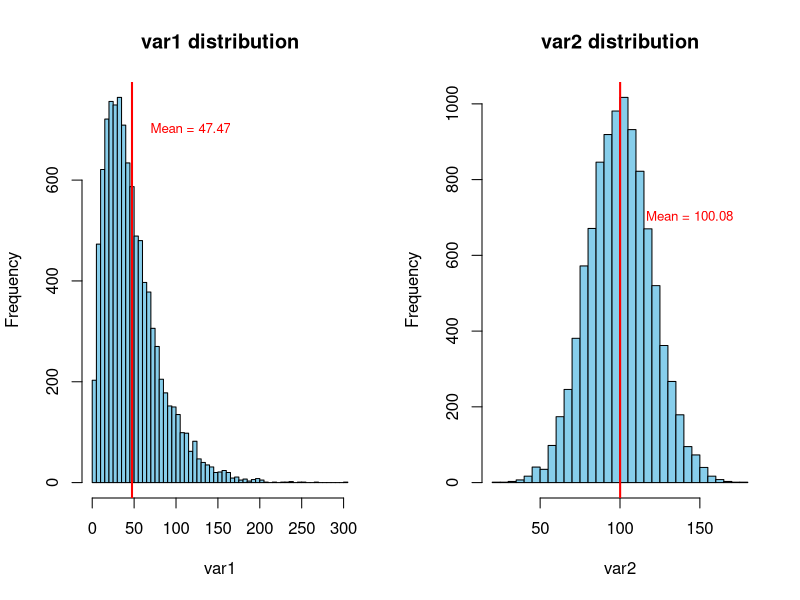
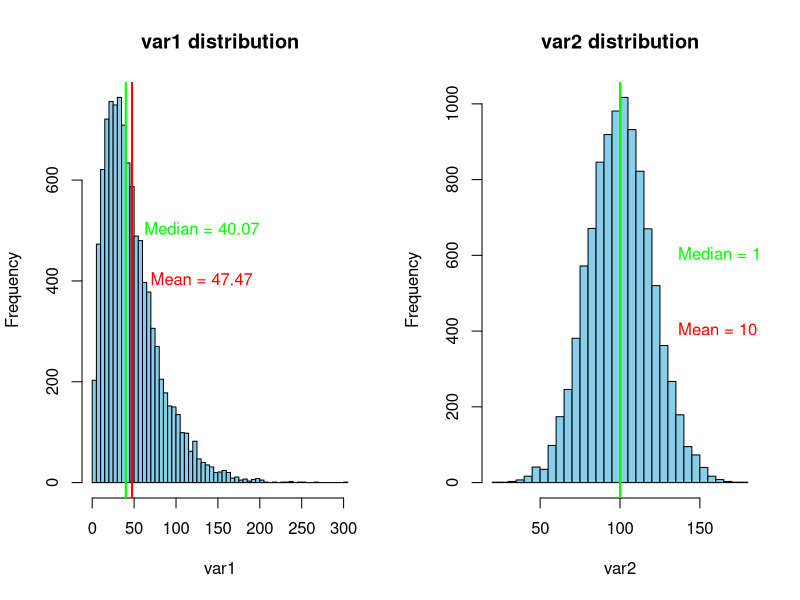
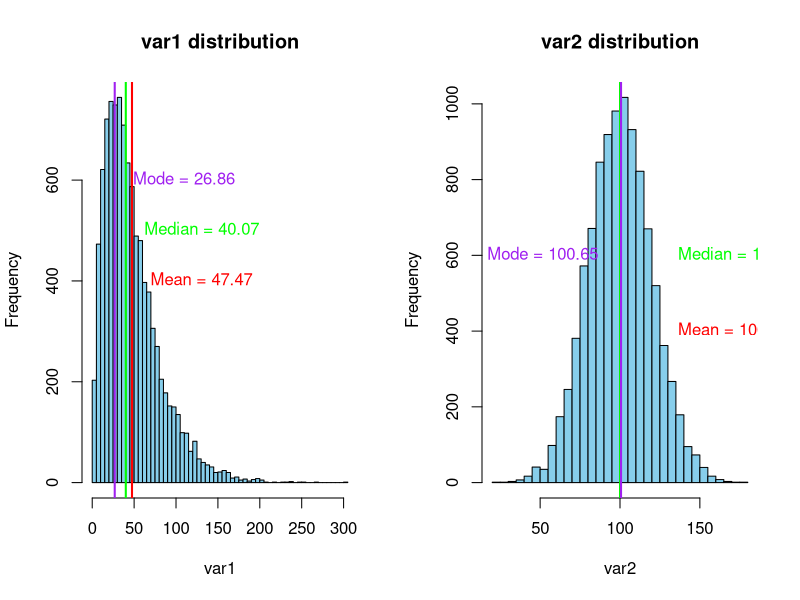
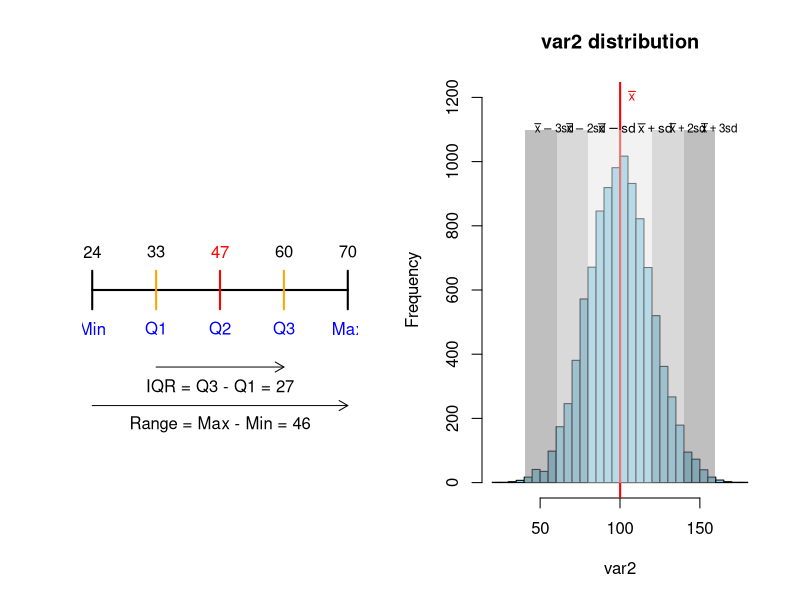
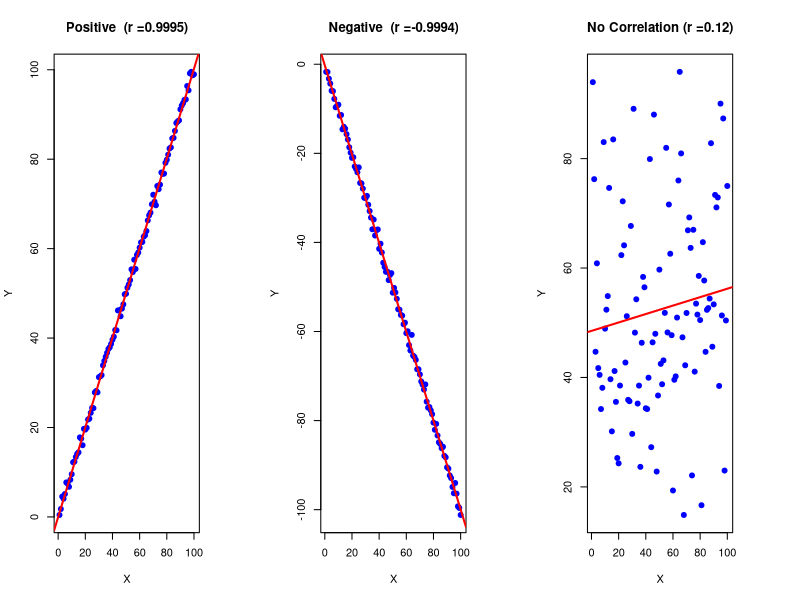
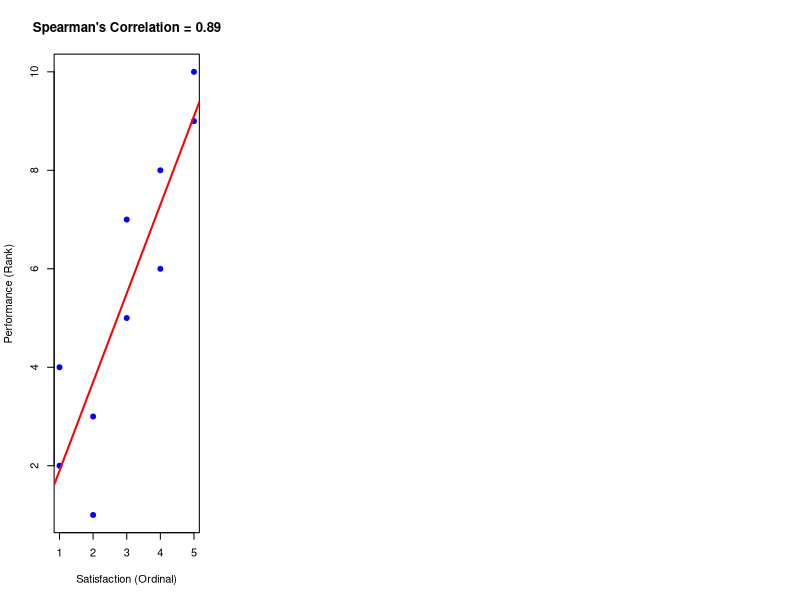

Write the R code that produced these figures, in order.
## ---- chunk 1

## ---- chunk 2
knitr::opts_chunk$set(echo=TRUE, width=60)
## ---- chunk 3
# load the packages you need
#library(dplyr)
#library(tidyr)
#library(stringr)
#library(ggplot2)
#library(mkteachr)
## ---- chunk 4
set.seed(123)
par(mfrow = c(1, 2), mar = c(5, 4, 4, 2) + 0.1) 
data <- data.frame( var1 = rgamma(10000, shape = 2, scale = 2) * 12,
                    var2 = rnorm(10000, mean = 100, sd = 20))
hist(data$var1,breaks = 50, main = 'var1 distribution', xlab = 'var1', col = 'skyblue', freq = TRUE) 
var1_mean = mean(data$var1)
# Mean
abline(v = var1_mean, col = 'red', lwd = 2)
text(x = var1_mean + 10 , y = 700, labels = paste("Mean =", round(var1_mean, 2)), pos = 4, col = 'red', cex = 0.8)

hist(data$var2,breaks = 50, main = 'var2 distribution', xlab = 'var2', col = 'skyblue', freq = TRUE) 
var2_mean = mean(data$var2)
var2_median = median(data$var2)
# Mean
abline(v = var2_mean, col = 'red', lwd = 2)
text(x = var2_mean + 10 , y = 700, labels = paste("Mean =", round(var2_mean, 2)), pos = 4, col = 'red', cex = 0.8)
## ---- chunk 5
mean(data$var1)
mean(data$var2)
## ---- chunk 6
par(mfrow=c(1,2))
hist(data$var1,breaks = 50, main = 'var1 distribution', xlab = 'var1', col = 'skyblue', freq = TRUE) 
var1_mean = mean(data$var1)
var1_median = median(data$var1)
# Mean
abline(v = var1_mean, col = 'red', lwd = 2)
text(x = var1_mean + 10 , y = 400, labels = paste("Mean =", round(var1_mean, 2)), pos = 4, col = 'red')
# Median
abline(v = var1_median, col = 'green', lwd = 2)
text(x = var1_median + 10 , y = 500, labels = paste("Median =", round(var1_median, 2)), pos = 4, col = 'green')

hist(data$var2,breaks = 50, main = 'var2 distribution', xlab = 'var2', col = 'skyblue', freq = TRUE) 
var2_mean = mean(data$var2)
var2_median = median(data$var2)
# Mean
abline(v = var2_mean, col = 'red', lwd = 2)
text(x = var2_mean + 30 , y = 400, labels = paste("Mean =", round(var2_mean, 2)), pos = 4, col = 'red')
# Median
abline(v = var2_median, col = 'green', lwd = 2)
text(x = var2_median + 30 , y = 600, labels = paste("Median =", round(var2_median, 2)), pos = 4, col = 'green')
## ---- chunk 7
median(data$var1)
median(data$var2)
## ---- chunk 8
par(mfrow=c(1,2))
hist(data$var1,breaks = 50, main = 'var1 distribution', xlab = 'var1', col = 'skyblue', freq = TRUE) 
var1_mean = mean(data$var1)
var1_median = median(data$var1)
# Mean
abline(v = var1_mean, col = 'red', lwd = 2)
text(x = var1_mean + 10 , y = 400, labels = paste("Mean =", round(var1_mean, 2)), pos = 4, col = 'red')
# Median
abline(v = var1_median, col = 'green', lwd = 2)
text(x = var1_median + 10 , y = 500, labels = paste("Median =", round(var1_median, 2)), pos = 4, col = 'green')
# Mode
density_data <- density(data$var1)
var1_mode <- density_data$x[which.max(density_data$y)]
abline(v = var1_mode, col = 'purple', lwd = 2)
text(x = var1_mode + 10 , y = 600, labels = paste("Mode =", round(var1_mode, 2)), pos = 4, col = 'purple')


hist(data$var2,breaks = 50, main = 'var2 distribution', xlab = 'var2', col = 'skyblue', freq = TRUE) 
var2_mean = mean(data$var2)
var2_median = median(data$var2)
# Mean
abline(v = var2_mean, col = 'red', lwd = 2)
text(x = var2_mean + 30 , y = 400, labels = paste("Mean =", round(var2_mean, 2)), pos = 4, col = 'red')
# Median
abline(v = var2_median, col = 'green', lwd = 2)
text(x = var2_median + 30 , y = 600, labels = paste("Median =", round(var2_median, 2)), pos = 4, col = 'green')
# Mode
density_data <- density(data$var2)
var2_mode <- density_data$x[which.max(density_data$y)]
abline(v = var2_mode, col = 'purple', lwd = 2)
text(x = var2_mode - 90 , y = 600, labels = paste("Mode =", round(var2_mode, 2)), pos = 4, col = 'purple')
## ---- chunk 9
mode(data$var1)
mode(data$var2)
## ---- chunk 10
# Sample data
set.seed(123)
data_quartile <- c(24, 30, 33, 45, 47, 58, 60, 66, 70)

# Calculate min, Q1, Q2 (median), Q3, max, IQR, and range
min_val <- min(data_quartile)
q1 <- quantile(data_quartile, 0.25)
median_val <- median(data_quartile)
q3 <- quantile(data_quartile, 0.75)
max_val <- max(data_quartile)
iqr_val <- IQR(data_quartile)
range_val <- max_val - min_val

# Plot the main line and quartiles
plot(c(1, 9), c(0, 1), type = "n", xlab = "", ylab = "", xaxt = "n", yaxt = "n", bty = "n")

# Main line (the range of the data)
segments(1, 0.5, 9, 0.5, lwd = 2)

# Draw vertical lines at min, Q1, median (Q2), Q3, max
segments(1, 0.45, 1, 0.55, lwd = 2) # Min
segments(3, 0.45, 3, 0.55, lwd = 2, col = "orange") # Q1
segments(5, 0.45, 5, 0.55, lwd = 2, col = "red") # Q2 (Median)
segments(7, 0.45, 7, 0.55, lwd = 2, col = "orange") # Q3
segments(9, 0.45, 9, 0.55, lwd = 2) # Max

# Add the values on top
text(1, 0.6, min_val, cex = 1)
text(3, 0.6, q1, cex = 1)
text(5, 0.6, median_val, cex = 1, col = "red")
text(7, 0.6, q3, cex = 1)
text(9, 0.6, max_val, cex = 1)

# Add labels for Min, Q1, Q2, Q3, Max
text(1, 0.4, "Min", cex = 1, col = "blue")
text(3, 0.4, "Q1", cex = 1, col = "blue")
text(5, 0.4, "Q2", cex = 1, col = "blue")
text(7, 0.4, "Q3", cex = 1, col = "blue")
text(9, 0.4, "Max", cex = 1, col = "blue")

# Add the IQR and Range arrows and labels
arrows(3, 0.3, 7, 0.3, length = 0.1)
text(5, 0.25, paste("IQR = Q3 - Q1 =", round(iqr_val, 2)), cex = 1)

arrows(1, 0.2, 9, 0.2, length = 0.1)
text(5, 0.15, paste("Range = Max - Min =", range_val), cex = 1)

## ---- chunk 11
var(data$var2)
## ---- chunk 12
var2_sd <- sd(data$var2)
hist(data$var2,breaks = 50, main = 'var2 distribution', xlab = 'var2', col = 'skyblue', freq = TRUE, ylim = c(0,1200))
abline(v = var2_mean, col = 'red', lwd = 2)
rect(var2_mean - var2_sd, 0, var2_mean + var2_sd, 1100, col = rgb(0.9, 0.9, 0.9, 0.5), border = NA)
rect(var2_mean - 2*var2_sd, 0, var2_mean - var2_sd, 1100, col = rgb(0.7, 0.7, 0.7, 0.5), border = NA)
rect(var2_mean + 2*var2_sd, 0, var2_mean + var2_sd, 1100, col = rgb(0.7, 0.7, 0.7, 0.5), border = NA)

rect(var2_mean - 3*var2_sd, 0, var2_mean - 2*var2_sd, 1100, col = rgb(0.5, 0.5, 0.5, 0.5), border = NA)
rect(var2_mean + 3*var2_sd, 0, var2_mean + 2*var2_sd, 1100, col = rgb(0.5, 0.5, 0.5, 0.5), border = NA)

text(x = var2_mean - 1 , y = 1200, labels = expression(bar(x)), pos = 4, col = 'red', cex = 0.8)
text(x = var2_mean + 5, y = 1100, labels = expression(bar(x) + sd), pos = 4, col = 'black', cex = 0.8)
text(x = var2_mean - var2_sd , y = 1100, labels = expression(bar(x) - sd), pos = 4, col = 'black', cex = 0.8)

text(x = var2_mean + 2*var2_sd - 15 , y = 1100, labels = expression(bar(x) + 2*sd), pos = 4, col = 'black', cex = 0.7)
text(x = var2_mean - 2*var2_sd , y = 1100, labels = expression(bar(x) - 2*sd), pos = 4, col = 'black', cex = 0.7)

text(x = var2_mean + 3*var2_sd - 15 , y = 1100, labels = expression(bar(x) + 3*sd), pos = 4, col = 'black', cex = 0.7)
text(x = var2_mean - 3*var2_sd , y = 1100, labels = expression(bar(x) - 3*sd), pos = 4, col = 'black', cex = 0.7)

## ---- chunk 13
set.seed(123)

# Generate data for perfect positive correlation
x_pos <- seq(1, 100, length.out = 100)
y_pos <- x_pos + rnorm(100, mean = 0, sd = 1) # adding a tiny bit of noise for realism

# Generate data for perfect negative correlation
x_neg <- seq(1, 100, length.out = 100)
y_neg <- -x_neg + rnorm(100, mean = 0, sd = 1)

# Generate data for no correlation
x_none <- seq(1, 100, length.out = 100)
y_none <- rnorm(100, mean = 50, sd = 20)

# Combine all datasets into a data frame
data <- data.frame(
  x_pos = x_pos,
  y_pos = y_pos,
  x_neg = x_neg,
  y_neg = y_neg,
  x_none = x_none,
  y_none = y_none
)

# Plot the data to visualize the correlations
par(mfrow = c(1, 3), mar = c(5, 4, 4, 5) + 0.1)

# Positive correlation
plot(data$x_pos, data$y_pos, main = paste0("Positive  (r =", round(cor(data$x_pos, data$y_pos), digits = 4), ")"), xlab = "X", ylab = "Y", col = "blue", pch = 19)
abline(lm(data$y_pos ~ data$x_pos), col = "red", lwd = 2)

# Negative correlation
plot(data$x_neg, data$y_neg, main = paste0("Negative  (r =", round(cor(data$x_neg, data$y_neg), digits = 4), ")"), xlab = "X", ylab = "Y", col = "blue", pch = 19)
abline(lm(data$y_neg ~ data$x_neg), col = "red", lwd = 2)

# No correlation
plot(data$x_none, data$y_none, main = paste0("No Correlation (r =", round(cor(data$x_none, data$y_none), digits = 2), ")"), xlab = "X", ylab = "Y", col = "blue", pch = 19)
abline(lm(data$y_none ~ data$x_none), col = "red", lwd = 2)

## ---- chunk 14
# Create the ordinal dataset
data_ordinal <- data.frame(
  Satisfaction = c(5, 4, 3, 2, 1, 4, 5, 2, 3, 1),
  Performance = c(9, 8, 7, 3, 2, 6, 10, 1, 5, 4)
)

# Calculate Spearman's rank correlation
spearman_corr <- cor(data_ordinal$Satisfaction, data_ordinal$Performance, method = "spearman")

# Plot to visualize the relationship
plot(data_ordinal$Satisfaction, data_ordinal$Performance,
     xlab = "Satisfaction (Ordinal)",
     ylab = "Performance (Rank)",
     main = paste("Spearman's Correlation =", round(spearman_corr, 2)),
     pch = 19, col = "blue")

# Add a line to show the trend
abline(lm(data_ordinal$Performance ~ data_ordinal$Satisfaction), col = "red", lwd = 2)

